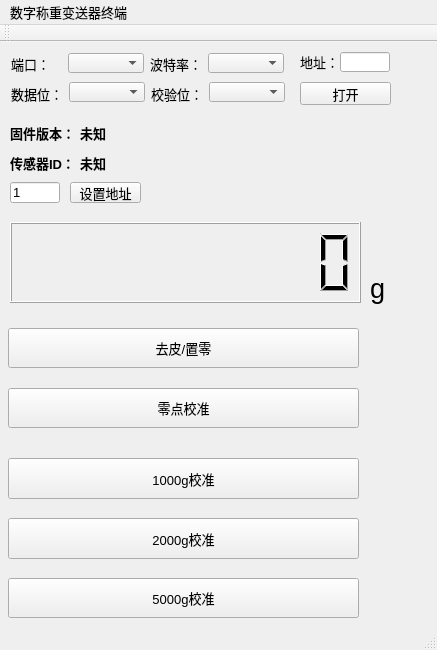
<?xml version="1.0" encoding="UTF-8"?>
<ui version="4.0">
 <class>MainWindow</class>
 <widget class="QMainWindow" name="MainWindow">
  <property name="geometry">
   <rect>
    <x>0</x>
    <y>0</y>
    <width>437</width>
    <height>650</height>
   </rect>
  </property>
  <property name="sizePolicy">
   <sizepolicy hsizetype="Expanding" vsizetype="Fixed">
    <horstretch>0</horstretch>
    <verstretch>0</verstretch>
   </sizepolicy>
  </property>
  <property name="minimumSize">
   <size>
    <width>437</width>
    <height>650</height>
   </size>
  </property>
  <property name="maximumSize">
   <size>
    <width>437</width>
    <height>650</height>
   </size>
  </property>
  <property name="font">
   <font>
    <pointsize>10</pointsize>
   </font>
  </property>
  <property name="windowTitle">
   <string>数字称重变送器终端v1.0.6</string>
  </property>
  <widget class="QWidget" name="centralWidget">
   <widget class="QPushButton" name="calibration_zero_button">
    <property name="geometry">
     <rect>
      <x>8</x>
      <y>346</y>
      <width>351</width>
      <height>40</height>
     </rect>
    </property>
    <property name="sizePolicy">
     <sizepolicy hsizetype="Expanding" vsizetype="Expanding">
      <horstretch>0</horstretch>
      <verstretch>0</verstretch>
     </sizepolicy>
    </property>
    <property name="minimumSize">
     <size>
      <width>0</width>
      <height>40</height>
     </size>
    </property>
    <property name="text">
     <string>零点校准</string>
    </property>
   </widget>
   <widget class="QLabel" name="label_3">
    <property name="geometry">
     <rect>
      <x>370</x>
      <y>230</y>
      <width>16</width>
      <height>32</height>
     </rect>
    </property>
    <property name="sizePolicy">
     <sizepolicy hsizetype="Fixed" vsizetype="Expanding">
      <horstretch>0</horstretch>
      <verstretch>0</verstretch>
     </sizepolicy>
    </property>
    <property name="baseSize">
     <size>
      <width>50</width>
      <height>40</height>
     </size>
    </property>
    <property name="font">
     <font>
      <family>Arial</family>
      <pointsize>20</pointsize>
     </font>
    </property>
    <property name="lineWidth">
     <number>1</number>
    </property>
    <property name="text">
     <string>g</string>
    </property>
   </widget>
   <widget class="QPushButton" name="calibration_1000_button">
    <property name="geometry">
     <rect>
      <x>8</x>
      <y>416</y>
      <width>351</width>
      <height>41</height>
     </rect>
    </property>
    <property name="sizePolicy">
     <sizepolicy hsizetype="Expanding" vsizetype="Expanding">
      <horstretch>0</horstretch>
      <verstretch>0</verstretch>
     </sizepolicy>
    </property>
    <property name="text">
     <string>1000g校准</string>
    </property>
   </widget>
   <widget class="QPushButton" name="remove_tare_button">
    <property name="geometry">
     <rect>
      <x>8</x>
      <y>286</y>
      <width>351</width>
      <height>40</height>
     </rect>
    </property>
    <property name="sizePolicy">
     <sizepolicy hsizetype="Expanding" vsizetype="Expanding">
      <horstretch>0</horstretch>
      <verstretch>0</verstretch>
     </sizepolicy>
    </property>
    <property name="maximumSize">
     <size>
      <width>16777215</width>
      <height>40</height>
     </size>
    </property>
    <property name="text">
     <string>去皮/置零</string>
    </property>
   </widget>
   <widget class="QPushButton" name="calibration_2000_button">
    <property name="enabled">
     <bool>true</bool>
    </property>
    <property name="geometry">
     <rect>
      <x>8</x>
      <y>476</y>
      <width>351</width>
      <height>41</height>
     </rect>
    </property>
    <property name="sizePolicy">
     <sizepolicy hsizetype="Expanding" vsizetype="Fixed">
      <horstretch>0</horstretch>
      <verstretch>0</verstretch>
     </sizepolicy>
    </property>
    <property name="maximumSize">
     <size>
      <width>16777215</width>
      <height>60</height>
     </size>
    </property>
    <property name="text">
     <string>2000g校准</string>
    </property>
   </widget>
   <widget class="QPushButton" name="calibration_5000_button">
    <property name="geometry">
     <rect>
      <x>8</x>
      <y>536</y>
      <width>351</width>
      <height>40</height>
     </rect>
    </property>
    <property name="sizePolicy">
     <sizepolicy hsizetype="Expanding" vsizetype="Expanding">
      <horstretch>0</horstretch>
      <verstretch>0</verstretch>
     </sizepolicy>
    </property>
    <property name="text">
     <string>5000g校准</string>
    </property>
   </widget>
   <widget class="QLCDNumber" name="weight_display">
    <property name="geometry">
     <rect>
      <x>10</x>
      <y>180</y>
      <width>351</width>
      <height>81</height>
     </rect>
    </property>
    <property name="sizePolicy">
     <sizepolicy hsizetype="Expanding" vsizetype="Fixed">
      <horstretch>0</horstretch>
      <verstretch>0</verstretch>
     </sizepolicy>
    </property>
    <property name="maximumSize">
     <size>
      <width>16777215</width>
      <height>200</height>
     </size>
    </property>
    <property name="digitCount">
     <number>10</number>
    </property>
    <property name="intValue" stdset="0">
     <number>0</number>
    </property>
   </widget>
   <widget class="QLabel" name="label_5">
    <property name="geometry">
     <rect>
      <x>11</x>
      <y>44</y>
      <width>52</width>
      <height>16</height>
     </rect>
    </property>
    <property name="sizePolicy">
     <sizepolicy hsizetype="Preferred" vsizetype="Fixed">
      <horstretch>0</horstretch>
      <verstretch>0</verstretch>
     </sizepolicy>
    </property>
    <property name="text">
     <string>数据位：</string>
    </property>
   </widget>
   <widget class="QLabel" name="label_6">
    <property name="geometry">
     <rect>
      <x>151</x>
      <y>44</y>
      <width>52</width>
      <height>16</height>
     </rect>
    </property>
    <property name="sizePolicy">
     <sizepolicy hsizetype="Preferred" vsizetype="Fixed">
      <horstretch>0</horstretch>
      <verstretch>0</verstretch>
     </sizepolicy>
    </property>
    <property name="text">
     <string>校验位：</string>
    </property>
   </widget>
   <widget class="QComboBox" name="databits_list">
    <property name="geometry">
     <rect>
      <x>69</x>
      <y>40</y>
      <width>76</width>
      <height>20</height>
     </rect>
    </property>
   </widget>
   <widget class="QComboBox" name="parity_list">
    <property name="geometry">
     <rect>
      <x>209</x>
      <y>40</y>
      <width>76</width>
      <height>20</height>
     </rect>
    </property>
   </widget>
   <widget class="QPushButton" name="open">
    <property name="geometry">
     <rect>
      <x>300</x>
      <y>40</y>
      <width>91</width>
      <height>23</height>
     </rect>
    </property>
    <property name="sizePolicy">
     <sizepolicy hsizetype="Expanding" vsizetype="Fixed">
      <horstretch>0</horstretch>
      <verstretch>0</verstretch>
     </sizepolicy>
    </property>
    <property name="text">
     <string>打开</string>
    </property>
   </widget>
   <widget class="QComboBox" name="port_list">
    <property name="geometry">
     <rect>
      <x>68</x>
      <y>11</y>
      <width>76</width>
      <height>20</height>
     </rect>
    </property>
    <property name="sizePolicy">
     <sizepolicy hsizetype="Preferred" vsizetype="Fixed">
      <horstretch>0</horstretch>
      <verstretch>0</verstretch>
     </sizepolicy>
    </property>
    <property name="currentText">
     <string/>
    </property>
    <property name="currentIndex">
     <number>-1</number>
    </property>
    <property name="maxCount">
     <number>10</number>
    </property>
   </widget>
   <widget class="QComboBox" name="bandrate_list">
    <property name="geometry">
     <rect>
      <x>208</x>
      <y>11</y>
      <width>76</width>
      <height>20</height>
     </rect>
    </property>
   </widget>
   <widget class="QLabel" name="label">
    <property name="geometry">
     <rect>
      <x>11</x>
      <y>14</y>
      <width>39</width>
      <height>16</height>
     </rect>
    </property>
    <property name="sizePolicy">
     <sizepolicy hsizetype="Preferred" vsizetype="Fixed">
      <horstretch>0</horstretch>
      <verstretch>0</verstretch>
     </sizepolicy>
    </property>
    <property name="text">
     <string>端口：</string>
    </property>
   </widget>
   <widget class="QLabel" name="label_2">
    <property name="geometry">
     <rect>
      <x>150</x>
      <y>14</y>
      <width>52</width>
      <height>16</height>
     </rect>
    </property>
    <property name="sizePolicy">
     <sizepolicy hsizetype="Preferred" vsizetype="Fixed">
      <horstretch>0</horstretch>
      <verstretch>0</verstretch>
     </sizepolicy>
    </property>
    <property name="text">
     <string>波特率：</string>
    </property>
   </widget>
   <widget class="QLineEdit" name="addr_input">
    <property name="geometry">
     <rect>
      <x>340</x>
      <y>10</y>
      <width>50</width>
      <height>20</height>
     </rect>
    </property>
    <property name="sizePolicy">
     <sizepolicy hsizetype="Fixed" vsizetype="Fixed">
      <horstretch>0</horstretch>
      <verstretch>0</verstretch>
     </sizepolicy>
    </property>
    <property name="minimumSize">
     <size>
      <width>50</width>
      <height>0</height>
     </size>
    </property>
    <property name="maximumSize">
     <size>
      <width>50</width>
      <height>16777215</height>
     </size>
    </property>
    <property name="maxLength">
     <number>3</number>
    </property>
   </widget>
   <widget class="QLabel" name="label_4">
    <property name="geometry">
     <rect>
      <x>300</x>
      <y>10</y>
      <width>41</width>
      <height>20</height>
     </rect>
    </property>
    <property name="sizePolicy">
     <sizepolicy hsizetype="Preferred" vsizetype="Fixed">
      <horstretch>0</horstretch>
      <verstretch>0</verstretch>
     </sizepolicy>
    </property>
    <property name="text">
     <string>地址：</string>
    </property>
   </widget>
   <widget class="QPushButton" name="set_addr_button">
    <property name="geometry">
     <rect>
      <x>70</x>
      <y>140</y>
      <width>71</width>
      <height>21</height>
     </rect>
    </property>
    <property name="text">
     <string>设置地址</string>
    </property>
   </widget>
   <widget class="QLabel" name="fw_version">
    <property name="geometry">
     <rect>
      <x>10</x>
      <y>80</y>
      <width>71</width>
      <height>21</height>
     </rect>
    </property>
    <property name="font">
     <font>
      <weight>75</weight>
      <bold>true</bold>
     </font>
    </property>
    <property name="text">
     <string>固件版本：</string>
    </property>
   </widget>
   <widget class="QLabel" name="fw_version_display">
    <property name="geometry">
     <rect>
      <x>80</x>
      <y>80</y>
      <width>101</width>
      <height>21</height>
     </rect>
    </property>
    <property name="font">
     <font>
      <weight>75</weight>
      <bold>true</bold>
     </font>
    </property>
    <property name="text">
     <string>未知</string>
    </property>
   </widget>
   <widget class="QLineEdit" name="addr_input_setting">
    <property name="geometry">
     <rect>
      <x>10</x>
      <y>140</y>
      <width>50</width>
      <height>21</height>
     </rect>
    </property>
    <property name="sizePolicy">
     <sizepolicy hsizetype="Fixed" vsizetype="Fixed">
      <horstretch>0</horstretch>
      <verstretch>0</verstretch>
     </sizepolicy>
    </property>
    <property name="minimumSize">
     <size>
      <width>50</width>
      <height>0</height>
     </size>
    </property>
    <property name="maximumSize">
     <size>
      <width>50</width>
      <height>16777215</height>
     </size>
    </property>
    <property name="text">
     <string>1</string>
    </property>
    <property name="maxLength">
     <number>3</number>
    </property>
   </widget>
   <widget class="QLabel" name="sensor_id_display">
    <property name="geometry">
     <rect>
      <x>80</x>
      <y>110</y>
      <width>101</width>
      <height>21</height>
     </rect>
    </property>
    <property name="font">
     <font>
      <weight>75</weight>
      <bold>true</bold>
     </font>
    </property>
    <property name="text">
     <string>未知</string>
    </property>
   </widget>
   <widget class="QLabel" name="sensor_id">
    <property name="geometry">
     <rect>
      <x>10</x>
      <y>110</y>
      <width>71</width>
      <height>21</height>
     </rect>
    </property>
    <property name="font">
     <font>
      <weight>75</weight>
      <bold>true</bold>
     </font>
    </property>
    <property name="text">
     <string>传感器ID：</string>
    </property>
   </widget>
  </widget>
  <widget class="QMenuBar" name="menuBar">
   <property name="geometry">
    <rect>
     <x>0</x>
     <y>0</y>
     <width>437</width>
     <height>23</height>
    </rect>
   </property>
   <widget class="QMenu" name="menu">
    <property name="title">
     <string>数字称重变送器终端</string>
    </property>
   </widget>
   <addaction name="menu"/>
  </widget>
  <widget class="QToolBar" name="mainToolBar">
   <attribute name="toolBarArea">
    <enum>TopToolBarArea</enum>
   </attribute>
   <attribute name="toolBarBreak">
    <bool>false</bool>
   </attribute>
  </widget>
  <widget class="QStatusBar" name="statusBar"/>
 </widget>
 <layoutdefault spacing="6" margin="11"/>
 <resources/>
 <connections/>
</ui>
